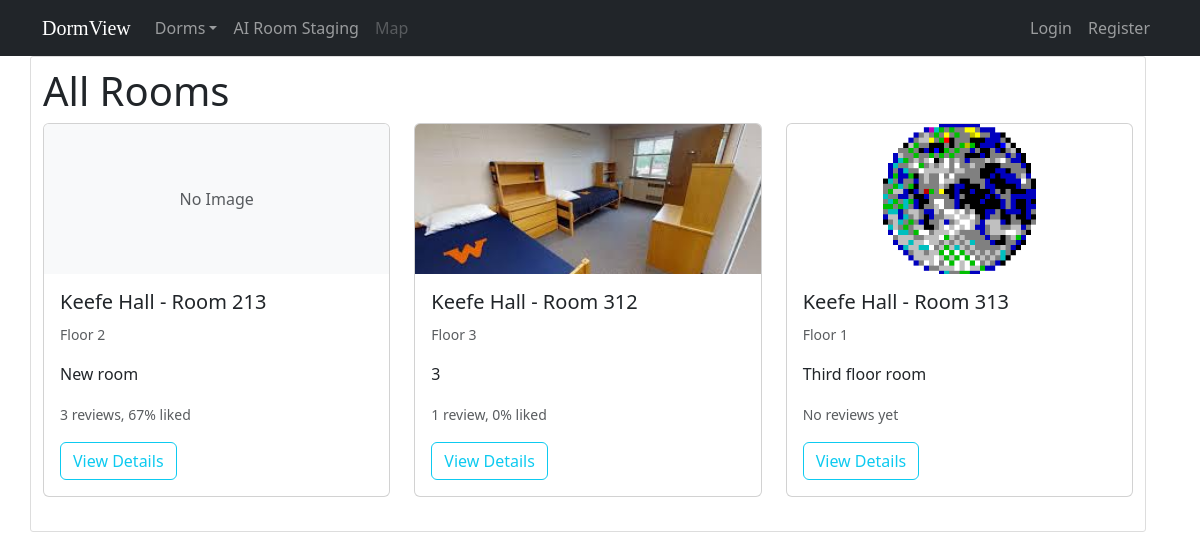
/rooms/, run on the app's committed database.
### review/models.py (models this page shows, shortened)
class Room(models.Model):
    dorm = models.ForeignKey(Dorm, on_delete=models.CASCADE, related_name='rooms')
    room_number = models.CharField(max_length=20)
    slug = models.SlugField(max_length=100, blank=True)
    floor = models.PositiveIntegerField()
    description = models.TextField()
    image = models.ImageField(upload_to='room_images', blank=True, null=True)
    class Meta:
        unique_together = ['dorm', 'room_number', 'slug']  # Ensure room numbers are unique within a dorm

class Dorm(models.Model):
    name = models.CharField(max_length=100)
    slug = models.SlugField(max_length=100, unique=True, blank=True)
    description = models.TextField()
    image = models.ImageField(upload_to='dorm_images', blank=True, null=True)

### review/views.py (the view)
# urls.py: path('rooms/', RoomListView.as_view(), name='room-list'),
class RoomListView(ListView):
    model = Room
    template_name = 'review/room_list.html'
    context_object_name = 'rooms'
    def get_queryset(self):
        return Room.objects.all().order_by('dorm__name', 'room_number')
    def get_context_data(self, **kwargs):
        context = super().get_context_data(**kwargs)
        rooms_with_stats = []
        for room in context['rooms']:
            reviews = room.reviews.all()
            total_reviews = reviews.count()
            liked_reviews = sum(1 for review in reviews if review.liked)
            like_percentage = 0
            if total_reviews > 0:
                like_percentage = (liked_reviews / total_reviews) * 100
            rooms_with_stats.append({
                'room': room,
                'total_reviews': total_reviews,
                'liked_reviews': liked_reviews,
                'like_percentage': like_percentage
            })
        context['rooms_with_stats'] = rooms_with_stats
        return context

### review/templates/review/room_list.html (shortened to what this page needs)
{% extends 'review/base.html' %}
{% block content %}
    <div class="content-section">
        <h1>All Rooms</h1>
        <div class="row">
            {% for room_data in rooms_with_stats %}
                <div class="col-md-4 mb-4">
                    <div class="card h-100">
                        {% if room_data.room.image %}
                            <img src="{{ room_data.room.image.url }}" class="card-img-top"
                                 alt="Room {{ room_data.room.room_number }}" style="height: 150px; object-fit: cover;">
                        {% else %}
                            <div class="card-img-top bg-light d-flex justify-content-center align-items-center"
                                 style="height: 150px;">
                                <span class="text-muted">No Image</span>
                            </div>
                        {% endif %}
                        <div class="card-body">
                            <h5 class="card-title">{{ room_data.room.dorm.name }} -
                                Room {{ room_data.room.room_number }}</h5>
                            <p class="card-text"><small class="text-muted">Floor {{ room_data.room.floor }}</small></p>
                            <p class="card-text">{{ room_data.room.description|truncatechars:100 }}</p>
                            {% if room_data.total_reviews > 0 %}
                                <p class="card-text">
                                    <small class="text-muted">
                                        {{ room_data.total_reviews }} review{{ room_data.total_reviews|pluralize }},
                                        {{ room_data.like_percentage|floatformat:0 }}% liked
                                    </small>
                                </p>
                            {% else %}
                                <p class="card-text"><small class="text-muted">No reviews yet</small></p>
                            {% endif %}
                            <a href="{% url 'room-detail' room_data.room.dorm.slug room_data.room.slug %}"
                               class="btn btn-outline-info">View Details</a>
                        </div>
                    </div>
                </div>
            {% empty %}
                <div class="col">
                    <p>No rooms have been added yet.</p>
                </div>
            {% endfor %}
        </div>
    </div>
{% endblock content %}

### review/static/review/main.css (style rules this page uses)
body { background: #fafafa; color: #333333; margin-top: 5rem; }
h1, h2, h3, h4, h5, h6 { color: #444444; }
.content-section { background: #ffffff; padding: 10px 20px; border: 1px solid #dddddd; border-radius: 3px; margin-bottom: 20px; }
.card-img-top { height: 150px; object-fit: cover; }

### review/static/review/main_style.css (style rules this page uses)
body { font-family: mona_font;; }

### data on the page
Room: image "No Image", room.dorm.name "Keefe Hall", room.room_number "213", room.floor "2", room.description "New room", total_reviews "3", like_percentage "67"
Room: room.image (picture), room.dorm.name "Keefe Hall", room.room_number "312", room.floor "3", room.description "3", total_reviews "1", like_percentage "0"
Room: room.image (picture), room.dorm.name "Keefe Hall", room.room_number "313", room.floor "1", room.description "Third floor room", shows "No reviews yet"
